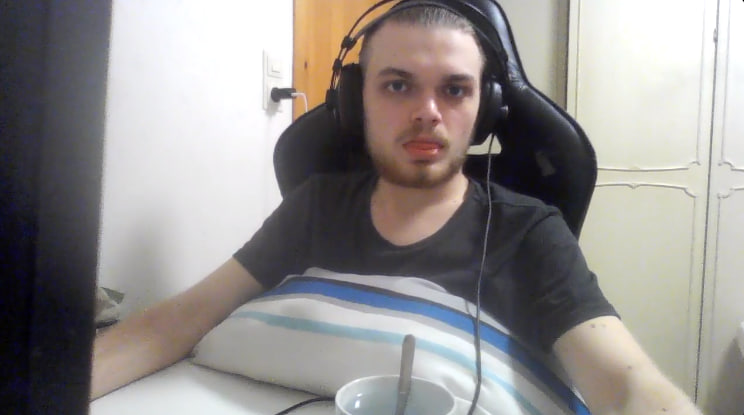
#> input picture data/test_images/test_photo_13.jpg, 744 x 415 px, found by its file name
$ jupyter execute model_use.ipynb
#> lines starting #> are read from the running program, lines starting #| are printed output that depends on the picture
[cell 1]
import joblib
import json

import matplotlib.pyplot as plt
import numpy as np
import base64
import cv2
import pywt

[cell 2]
__class_name_to_number = {}
__class_number_to_name = {}

path_to_image = r"C:\Users\spark\PycharmProjects\image_face_recognition\data\test_images\test_photo_13.jpg"

__model = None

[cell 3]
def w2d(im_array, mode='haar', level=1):
    """
    Функция выделяет черты лица (контрасты)
    :param im_array: картинка прочитаная cv.imread
    :param mode: применяет вейвлетное преобразование в указанном режиме
    :param level: и заданном уровне
    :return:
    """
    #imArray = img
    #Datatype conversions
    #convert to grayscale
    im_array = cv2.cvtColor( im_array,cv2.COLOR_RGB2GRAY )
    #convert to float
    im_array =  np.float32(im_array)
    im_array /= 255
    # compute coefficients
    coefficients = pywt.wavedec2(im_array, mode, level=level)

    #Process Coefficients
    coefficients_h = list(coefficients)
    coefficients_h[0] *= 0

    # reconstruction
    im_array_h=pywt.waverec2(coefficients_h, mode)
    im_array_h *= 255
    im_array_h =  np.uint8(im_array_h)

    return im_array_h

[cell 4]
def classify_image(image, file_path=None):
    """

    :param image_base64_data:
    :param file_path:
    :return:
    """
    imgs = get_cropped_image_if_2_eyes(image)

    result = []
    for img in imgs:
        scalled_raw_img = cv2.resize(img, (32, 32))
        img_har = w2d(img, 'db1', 5)

        scalled_img_har = cv2.resize(img_har, (32, 32))
        combined_img = np.vstack((scalled_raw_img.reshape(32 * 32 * 3, 1), scalled_img_har.reshape(32 * 32, 1)))

        len_image_array = 32*32*3 + 32*32

        final = combined_img.reshape(1,len_image_array).astype(float)

        result.append({
            'class': class_number_to_name(__model.predict(final)[0]),
            'class_probability': np.around(__model.predict_proba(final)*100,2).tolist()[0],
            'class_dictionary': __class_name_to_number
        })

    return result

[cell 5]
def class_number_to_name(class_num):
    return __class_number_to_name[class_num]

[cell 6]
def load_saved_artifacts():
    # print("loading saved artifacts...start")
    global __class_name_to_number
    global __class_number_to_name

    with open(r"C:\Users\spark\PycharmProjects\image_face_recognition\class_dictionary.json", "r") as f:
#> (reads class_dictionary.json from the repository)
        __class_name_to_number = json.load(f)
        __class_number_to_name = {v:k for k,v in __class_name_to_number.items()}
        # print("classes...done")

    global __model
    if __model is None:
        with open(r'C:\Users\spark\PycharmProjects\image_face_recognition\image_recognition_svm.pkl', 'rb') as f:
#> (reads image_recognition_svm.pkl from the repository)
            __model = joblib.load(f)
    #         print("model...done")
    # print("loading saved artifacts...done")

[cell 7]
# def get_cv2_image_from_base64_string(b64str):
#     '''
#     credit: https://stackoverflow.com/questions/33754935/read-a-base-64-encoded-image-from-memory-using-opencv-python-library
#     :param uri:
#     :return:
#     '''
#     encoded_data = b64str.split(',')[1]
#     nparr = np.frombuffer(base64.b64decode(encoded_data), np.uint8)
#     img = cv2.imdecode(nparr, cv2.IMREAD_COLOR)
#     return img

[cell 8]
def get_cropped_image_if_2_eyes(image_path):
    face_cascade = cv2.CascadeClassifier(r'C:\Users\spark\PycharmProjects\image_face_recognition\haars\haarcascade_frontalface_default.xml')
    eye_cascade = cv2.CascadeClassifier(r'C:\Users\spark\PycharmProjects\image_face_recognition\haars\haarcascade_eye.xml')
    # [5 lines of commented-out code are left out]

    img = cv2.imread(image_path)

    gray = cv2.cvtColor(img, cv2.COLOR_BGR2GRAY)
    faces = face_cascade.detectMultiScale(gray, 1.3, 5)

    cropped_faces = []
    for (x,y,w,h) in faces:
            roi_gray = gray[y:y+h, x:x+w]
            roi_color = img[y:y+h, x:x+w]
            eyes = eye_cascade.detectMultiScale(roi_gray)
            if len(eyes) >= 2:
                cropped_faces.append(roi_color)
    return cropped_faces

[cell 9]
from matplotlib import image as mpimg
import pandas as pd

def print_results(dict_of_results, path):

    img = mpimg.imread(path)

    # Нормализация значений пикселей
    img = img / np.max(img)

    plt.imshow(img, cmap=None)
    plt.axis('off')
    plt.show()

    if dict_of_results:
        probabilities = dict_of_results[0]["class_probability"]
        names = list(dict_of_results[0]["class_dictionary"].keys())
        value_list = {}

        print("Вероятности людей:\n")
        print(f"Программа думает что на фото выше \033[4m{dict_of_results[0]['class']}\033[0m\n\n")

        for number, name in enumerate(names):
            value_list[name] = str(probabilities[number]) + " %"

        # Создание DataFrame из скалярных значений с указанием индекса
        df = pd.DataFrame([value_list], index=[1])

        # Вывод DataFrame
        print(df)
    else:
        print("\nНа фото выше не был идентифицирован человек. (Два глаза)\n")

[cell 10]
load_saved_artifacts()

results = classify_image(path_to_image, None)
#> in get_cropped_image_if_2_eyes, img is the input picture: shape (415, 744, 3); mean B, G, R 141.9, 143.5, 147.4
#> in get_cropped_image_if_2_eyes, `gray = cv2.cvtColor(img, cv2.COLOR_BGR2GRAY)`:
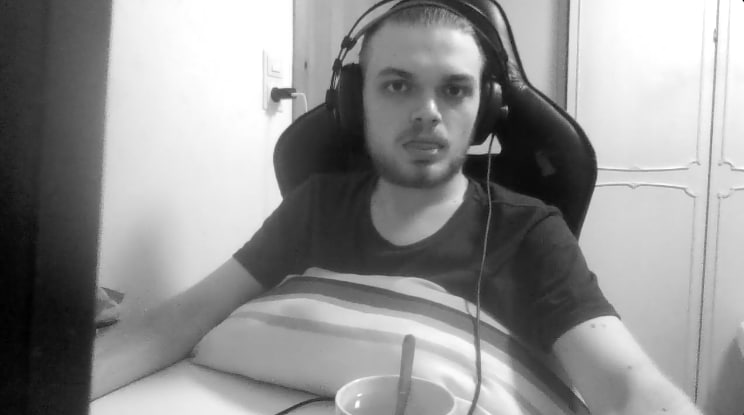
#> gray: shape (415, 744); min 0, max 255, mean 144.5
#> in get_cropped_image_if_2_eyes, `faces = face_cascade.detectMultiScale(gray, 1.3, 5)`: faces = [[355, 36, 142, 142]]
#> the loop in get_cropped_image_if_2_eyes, `for (x,y,w,h) in faces:` made 1 pass
#> (x, y, w, h, eyes) on pass 1: (355, 36, 142, 142, [[22, 31, 38, 38], [85, 41, 27, 27]])
#> pass 1, in get_cropped_image_if_2_eyes, `roi_gray = gray[y:y+h, x:x+w]`:
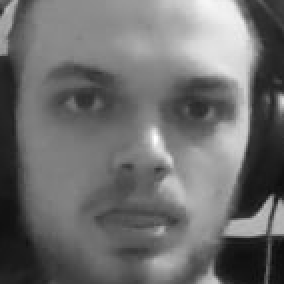
#> roi_gray: shape (142, 142) (shown 2 times larger); min 13, max 255, mean 109.7
#> pass 1, in get_cropped_image_if_2_eyes, `roi_color = img[y:y+h, x:x+w]`:
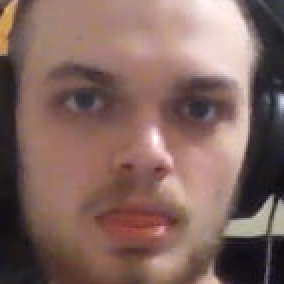
#> roi_color: shape (142, 142, 3) (shown 2 times larger); mean B, G, R 96, 102.3, 129.5
#> after the loop in get_cropped_image_if_2_eyes, `for (x,y,w,h) in faces:`: cropped_faces = 1 item
#> the loop in classify_image, `for img in imgs:` made 1 pass
#> len_image_array on pass 1: 4096
#> after the loop in classify_image, `for img in imgs:`:
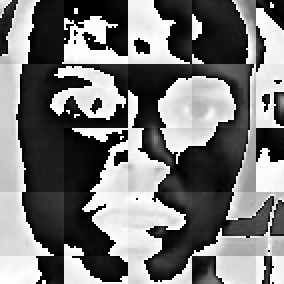
#> img_har: shape (142, 142) (shown 2 times larger); min 0, max 255, mean 118.3
#> results = 1 item

print_results(results, path_to_image)
#> in print_results, `probabilities = dict_of_results[0]["class_probability"]`: probabilities = [0.02, 4.7, 1.69, 1.45, 0.49, 91.65]
#> in print_results, `names = list(dict_of_results[0]["class_dictionary"].keys())`: names = ['andrey_bond', 'dina_samatova', 'elvira_lukhmenko', 'kyrrylo_chistik', 'liza_dorik', 'mykyta_khambur']
#| Программа думает что на фото выше [4mmykyta_khambur[0m
#> the loop in print_results, `for number, name in enumerate(names):` made 6 passes
#> after the loop in print_results, `for number, name in enumerate(names):`: value_list = {'andrey_bond': '0.02 %', 'dina_samatova': '4.7 %', 'elvira_lukhmenko': '1.69 %', 'kyrrylo_chistik': '1.45 %', 'liza_dorik': '0.49 %', 'mykyta_khambur': '91.65 %'}
#> in print_results, `df = pd.DataFrame([value_list], index=[1])`: df = table of 1 rows and 6 columns
#> (printed output is left out)

[cell 11]
import os

# Переходим в папку с фотографиями
os.chdir(r"C:\Users\spark\PycharmProjects\image_face_recognition\data\test_images")

# Получаем список файлов в папке
file_list = os.listdir()

for file in file_list:
    file_path = r"C:\Users\spark\PycharmProjects\image_face_recognition\data\test_images" + fr"\{file}"
    load_saved_artifacts()

    results = classify_image(file_path, None)
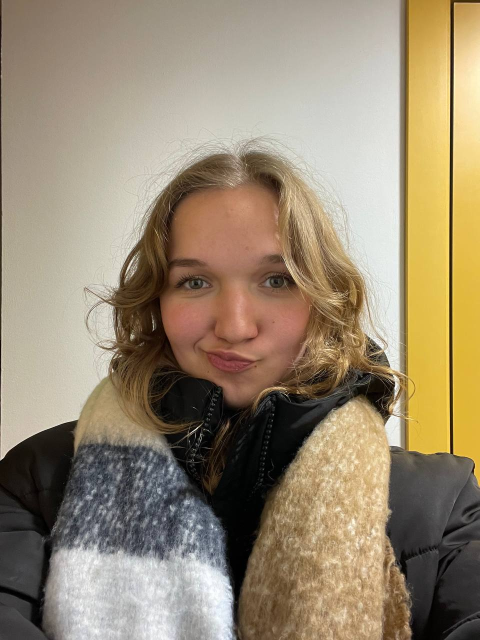
#> input picture data/test_images/dina_samatova_7.jpg, 959 x 1280 px, found by its file name (shown at 1/2 size)
#> in get_cropped_image_if_2_eyes, img is the input picture: shape (1280, 959, 3); mean B, G, R 113.7, 137.6, 152.6
#> in get_cropped_image_if_2_eyes (call 2), `gray = cv2.cvtColor(img, cv2.COLOR_BGR2GRAY)`:
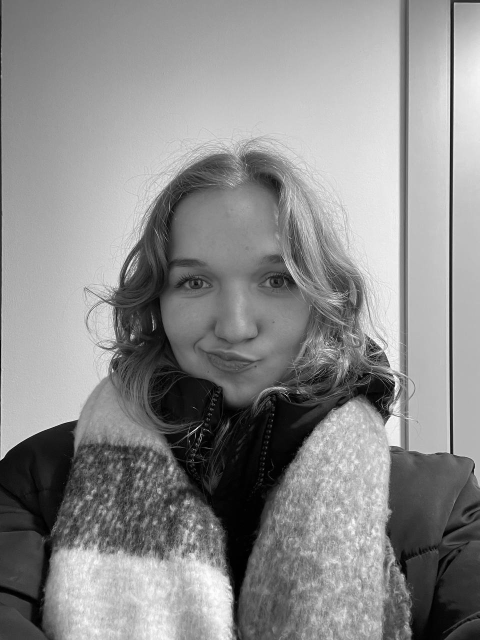
#> gray: shape (1280, 959) (shown at 1/2 size); min 0, max 255, mean 139.3
#> in get_cropped_image_if_2_eyes (call 2), `faces = face_cascade.detectMultiScale(gray, 1.3, 5)`: faces = [[292, 429, 361, 361]]
#> the loop in get_cropped_image_if_2_eyes (call 2), `for (x,y,w,h) in faces:` made 1 pass
#> (x, y, w, h, eyes) on pass 1: (292, 429, 361, 361, [[215, 99, 75, 75], [50, 97, 83, 83]])
#> pass 1, in get_cropped_image_if_2_eyes (call 2), `roi_gray = gray[y:y+h, x:x+w]`:
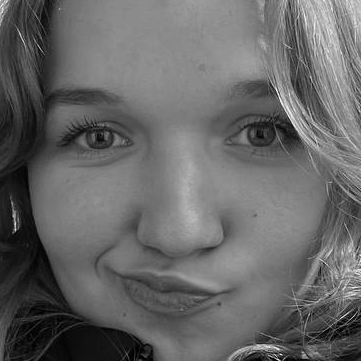
#> roi_gray: shape (361, 361); min 0, max 250, mean 102.5
#> pass 1, in get_cropped_image_if_2_eyes (call 2), `roi_color = img[y:y+h, x:x+w]`:
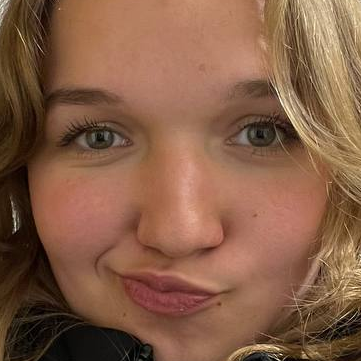
#> roi_color: shape (361, 361, 3); mean B, G, R 69.8, 93.3, 133.2
#> the loop in classify_image (call 2), `for img in imgs:` made 1 pass
#> pass 1, in classify_image (call 2), `scalled_raw_img = cv2.resize(img, (32, 32))`:
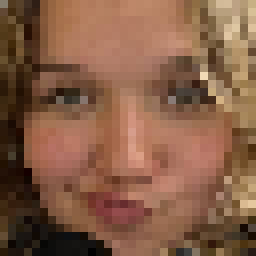
#> scalled_raw_img: shape (32, 32, 3) (shown 8 times larger); mean B, G, R 70, 93.4, 133.2
#> after the loop in classify_image (call 2), `for img in imgs:`:
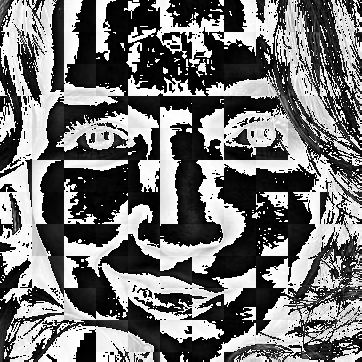
#> img_har: shape (362, 362); min 0, max 255, mean 115.7

    print_results(results, file_path)
#| Программа думает что на фото выше [4mdina_samatova[0m
#> the loop in print_results (call 2), `for number, name in enumerate(names):` made 6 passes
#> (printed output is left out)
#> pass 2 of the loop `for file in file_list:`:
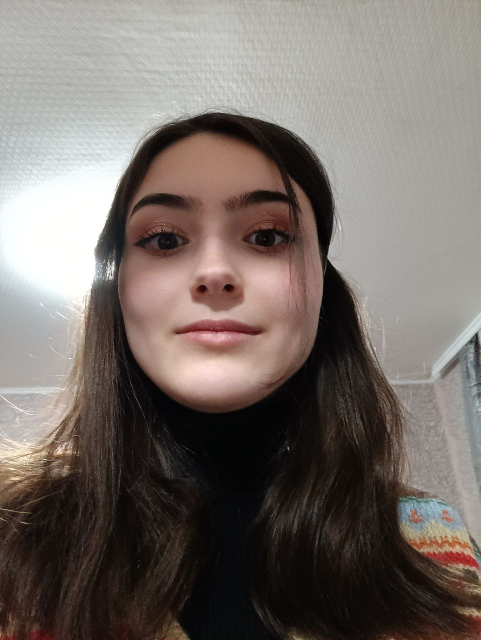
#> input picture data/test_images/elvira_lukhmenko_16.jpg, 962 x 1280 px, found by its file name (shown at 1/2 size)
#> in get_cropped_image_if_2_eyes, img is the input picture: shape (1280, 962, 3); mean B, G, R 104.2, 109.6, 118.8
#> gray: shape (1280, 962)
#> faces = [[774, 954, 116, 116], [175, 277, 511, 511]]
#> the loop in get_cropped_image_if_2_eyes (call 3), `for (x,y,w,h) in faces:` made 2 passes
#> pass 1, in get_cropped_image_if_2_eyes (call 3), `roi_color = img[y:y+h, x:x+w]`:
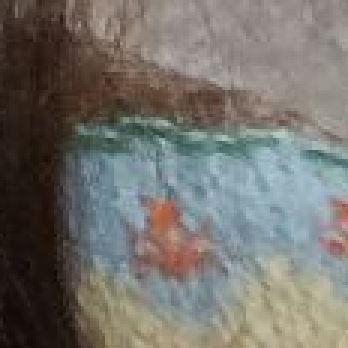
#> roi_color: shape (116, 116, 3) (shown 3 times larger); mean B, G, R 108.6, 114.4, 116.3
#> the loop in classify_image (call 3), `for img in imgs:` made 1 pass
#> after the loop in classify_image (call 3), `for img in imgs:`:
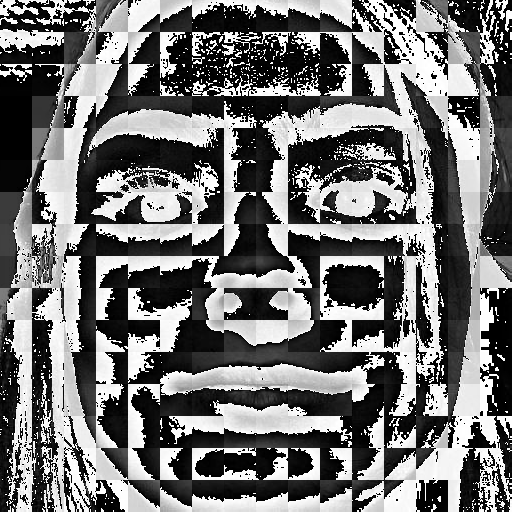
#> img_har: shape (512, 512); min 0, max 255, mean 113.8
#| Программа думает что на фото выше [4melvira_lukhmenko[0m
#> (printed output is left out)
#> pass 3 of the loop `for file in file_list:`:
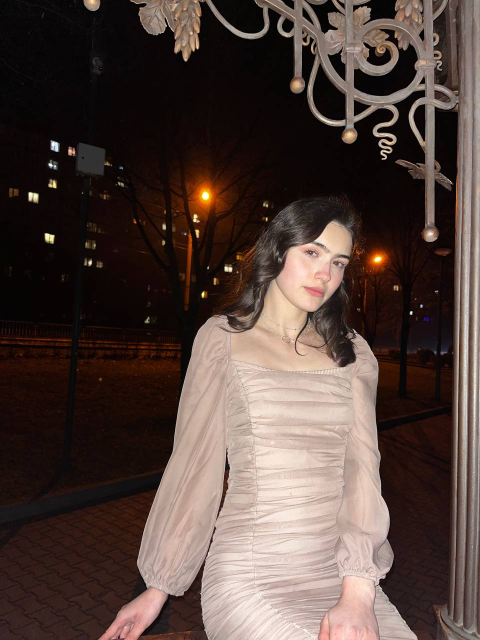
#> input picture data/test_images/elvira_lukhmenko_17.jpg, 960 x 1280 px, found by its file name (shown at 1/2 size)
#> in get_cropped_image_if_2_eyes, img is the input picture: shape (1280, 960, 3); mean B, G, R 60.1, 66.1, 82.6
#> in get_cropped_image_if_2_eyes (call 4), `gray = cv2.cvtColor(img, cv2.COLOR_BGR2GRAY)`:
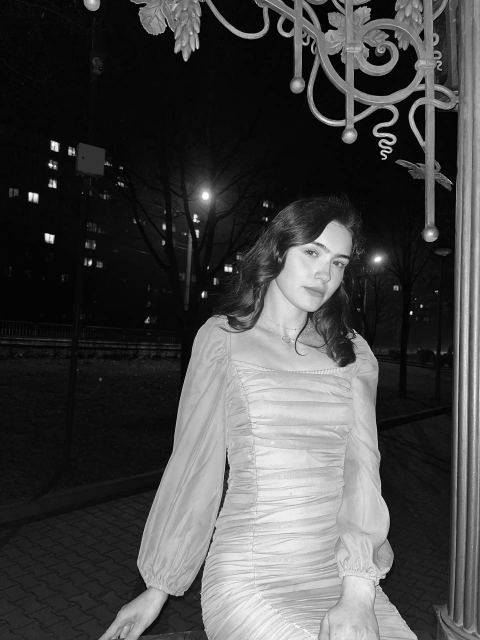
#> gray: shape (1280, 960) (shown at 1/2 size); min 0, max 255, mean 70.4
#> faces = ()
#> after the loop in get_cropped_image_if_2_eyes (call 4), `for (x,y,w,h) in faces:`: cropped_faces = []
#> the loop made 4 passes; the first 3 are shown
